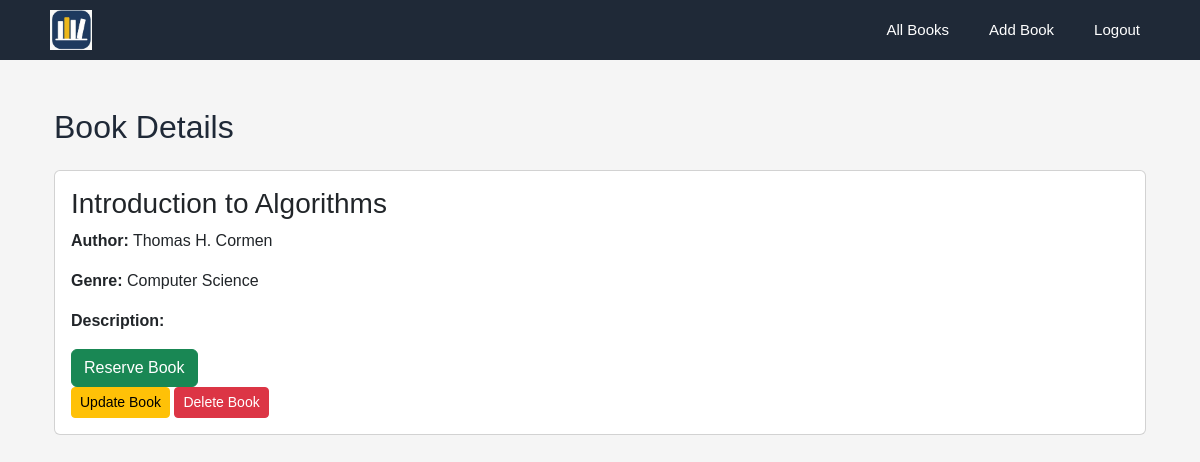
Screenshot of /books/2/ (signed in) with the database file from the repository.
### accounts/models.py (models this page shows, shortened)
class Book(models.Model):
    title = models.CharField(max_length=150)
    author = models.CharField(max_length=100)
    genre = models.CharField(max_length=100)
    description = models.TextField(blank=True)
    reserved_by = models.ManyToManyField(User, blank=True, related_name="reserved_books")

### accounts/views.py (the view)
# urls.py: path("books/<int:book_id>/",        views.book_detail_view,  name="book_detail_view"),
@login_required(login_url='accounts:login_view')
def book_detail_view(request, book_id):
    book = Book.objects.get(id=book_id)
    reserved = book.reserved_by.filter(id=request.user.id).exists()
    return render(request, "accounts/book_detail.html", {
        "book": book,
        "reserved": reserved
    })

### accounts/Templates/accounts/book_detail.html (shortened to what this page needs)
{% extends "accounts/layout.html" %} {% block title %}Book Details{% endblock %}
{% block body %}
<div class="container mt-5">
  <h2>Book Details</h2>
  <div class="card mt-4">
    <div class="card-body">
      <h3>{{ book.title }}</h3>
      <p><strong>Author:</strong> {{ book.author }}</p>
      <p><strong>Genre:</strong> {{ book.genre }}</p>
      <p><strong>Description:</strong> {{ book.description }}</p>
      {% if reserved %}
      <p class="text-success">You have already reserved this book.</p>
      {% else %}
      <form
        action="{% url 'accounts:reserve_book_view' book.id %}"
        method="post"
      >
        <button type="submit" class="btn btn-success">Reserve Book</button>
      </form>
      {% endif %}
      <a
        href="{% url 'accounts:update_book_view' book.id %}"
        class="btn btn-warning btn-sm"
      >
        Update Book
      </a>
      <a
        href="{% url 'accounts:delete_book_view' book.id %}"
        class="btn btn-danger btn-sm"
      >
        Delete Book
      </a>
    </div>
  </div>
</div>
{% endblock %}

### accounts/static/accounts/styles.css (style rules this page uses)
* { box-sizing: border-box; }
body { margin: 0; font-family: Arial, Helvetica, sans-serif; background: #f5f5f5; color: #1f2937; }

### rows the page displays
Book: title "Introduction to Algorithms", author "Thomas H. Cormen", genre "Computer Science"
